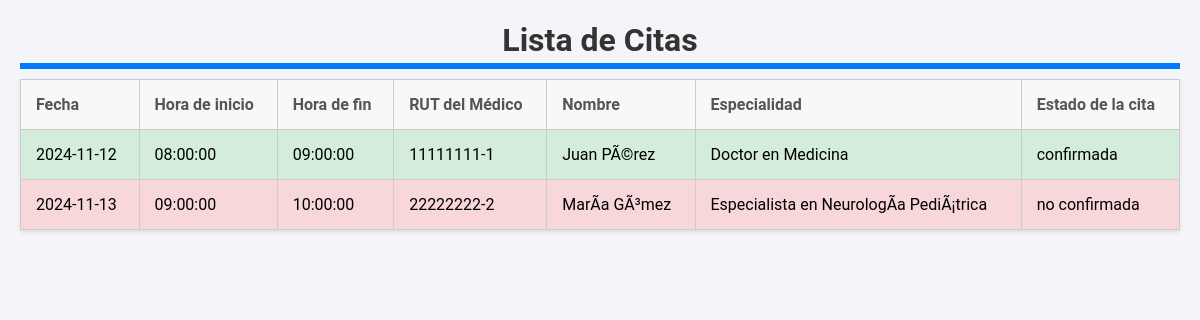
The page / on the database its author committed.
### tables this page shows
CREATE TABLE Bloque_Horario (
    Numero_bloque INT PRIMARY KEY,
    Hora_inicio TIME NOT NULL,
    Hora_fin TIME NOT NULL,
    CHECK (Hora_inicio < Hora_fin)
);

CREATE TABLE Agenda (
    codigo_agenda INT PRIMARY KEY,
    Dia_a_trabajar DATE NOT NULL,
    Rut_p VARCHAR(20),
    FOREIGN KEY (Rut_p) REFERENCES Profesional(rut_persona)
);

CREATE TABLE Profesional (
    rut_persona VARCHAR(20) PRIMARY KEY,
    titulo VARCHAR(100),
    ID_Depto VARCHAR(100),
    FOREIGN KEY (rut_persona) REFERENCES Persona(rut),
    FOREIGN KEY (titulo) REFERENCES Titulos_disponibles(titulo),
    FOREIGN KEY (ID_Depto) REFERENCES Departamento(ID_Depto)
);

CREATE TABLE Titulos_disponibles (
    titulo VARCHAR(100) PRIMARY KEY
);

CREATE TABLE Reserva (
    Codigo_reserva INT PRIMARY KEY,
    Bloque INT NOT NULL,
    codigo_agenda INT NOT NULL,
    estado_reserva VARCHAR(50) DEFAULT 'no confirmada',
    rut VARCHAR(20),
    FOREIGN KEY (rut) REFERENCES Persona(rut),
    FOREIGN KEY (Bloque, codigo_agenda) REFERENCES Bloque_esta_en_agenda(Bloque, codigo_agenda)
);

### app.py (the view)
@app.route('/')
def mostrar_citas():
    conn = sqlite3.connect('clinica.db')
    cursor = conn.cursor()
    query = """
   SELECT
    A.Dia_a_trabajar AS fecha,
    B.Hora_inicio AS hora_inicio,
    B.Hora_fin AS hora_fin,
    PR.rut_persona AS rut_medico,
    CONCAT(P.primer_nombre, ' ', P.primer_apellido) AS nombre_medico,
    T.titulo AS titulo_medico,
    R.estado_reserva AS estado_reserva
    FROM
    Agenda A
    JOIN
    Bloque_esta_en_agenda BEA ON A.codigo_agenda = BEA.codigo_agenda
    JOIN
    Bloque_Horario B ON BEA.Bloque = B.Numero_bloque
    LEFT JOIN
    Reserva R ON BEA.codigo_agenda = R.codigo_agenda AND BEA.Bloque = R.Bloque
    LEFT JOIN
    Profesional PR ON A.Rut_p = PR.rut_persona
    LEFT JOIN
    Persona P ON PR.rut_persona = P.rut
    LEFT JOIN
    Titulos_disponibles T ON PR.titulo = T.titulo
    ORDER BY
    A.Dia_a_trabajar,
    B.Hora_inicio;
    """
    cursor.execute(query)
    citas = cursor.fetchall()
    conn.close()
    return render_template('citas.html', citas=citas)

### templates/citas.html (shortened to what this page needs)
<!DOCTYPE html>
<html lang="es">
<head>
    <link rel="stylesheet" href="/static/css/styles.css">
</head>
<body>
    <h1>Lista de Citas</h1>
    <table>
        <thead>
            <tr>
                <th>Fecha</th>
                <th>Hora de inicio</th>
                <th>Hora de fin</th>
                <th>RUT del Médico</th>
                <th>Nombre</th>
                <th>Especialidad</th>
                <th>Estado de la cita</th>
            </tr>
        </thead>
        <tbody>
            {% for cita in citas %}
            <tr>
                <td>{{ cita[0] }}</td>
                <td>{{ cita[1] }}</td>
                <td>{{ cita[2] }}</td>
                <td>{{ cita[3] }}</td>
                <td>{{ cita[4] }}</td>
                <td>{{ cita[5] }}</td>
                <td>{{ cita[6] }}</td>
            </tr>
            {% endfor %}
        </tbody>
    </table>
</body>
</html>

### static/css/styles.css (style rules this page uses)
body { font-family: 'Roboto', Arial, sans-serif; margin: 20px; background-color: #f4f4f9; }
h1 { color: #333; margin-bottom: 20px; text-align: center; position: relative; }
h1::after { content: ''; display: block; width: 100%; height: 6px; background-color: #007BFF; position: absolute; bottom: -10px; left: 0; }
.confirmada { background-color: #d4edda !important; }
.no-confirmada { background-color: #f8d7da !important; }
table { width: 100%; table-layout: auto; border-collapse: collapse; margin-bottom: 20px; background-color: #fff; box-shadow: 0 2px 4px rgba(0, 0, 0, 0.1); }
table, th, td { border: 1px solid #ccc; }
th, td { padding: 15px; text-align: left; }
th { background-color: #f8f8f8; color: #555; }
tr:nth-child(even) { background-color: #f9f9f9; }

### rows shown on the page
Bloque_Horario: Dia_a_trabajar "2024-11-12", Hora_inicio "08:00:00", Hora_fin "09:00:00", rut_persona "11111111-1", cita "Juan PÃ©rez", titulo "Doctor en Medicina", estado_reserva "confirmada"
Bloque_Horario: Dia_a_trabajar "2024-11-13", Hora_inicio "09:00:00", Hora_fin "10:00:00", rut_persona "22222222-2", cita "MarÃ­a GÃ³mez", titulo "Especialista en NeurologÃ­a PediÃ¡trica", estado_reserva "no confirmada"
